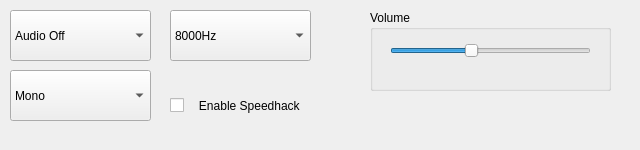
<ui version="4.0" >
 <class>AudioSettingsClass</class>
 <widget class="QWidget" name="AudioSettingsClass" >
  <property name="enabled" >
   <bool>true</bool>
  </property>
  <property name="geometry" >
   <rect>
    <x>0</x>
    <y>0</y>
    <width>640</width>
    <height>150</height>
   </rect>
  </property>
  <property name="contextMenuPolicy" >
   <enum>Qt::DefaultContextMenu</enum>
  </property>
  <property name="windowTitle" >
   <string>AudioSettings</string>
  </property>
  <property name="styleSheet" >
   <string notr="true" />
  </property>
  <widget class="QLabel" name="Audiolabel" >
   <property name="geometry" >
    <rect>
     <x>0</x>
     <y>0</y>
     <width>640</width>
     <height>150</height>
    </rect>
   </property>
   <property name="styleSheet" >
    <string notr="true" />
   </property>
   <property name="text" >
    <string/>
   </property>
  </widget>
  <widget class="QCheckBox" name="speedHackBox" >
   <property name="geometry" >
    <rect>
     <x>170</x>
     <y>90</y>
     <width>251</width>
     <height>31</height>
    </rect>
   </property>
   <property name="text" >
    <string>   Enable Speedhack</string>
   </property>
   <property name="checked" >
    <bool>false</bool>
   </property>
  </widget>
  <widget class="QComboBox" name="sampleRateBox" >
   <property name="geometry" >
    <rect>
     <x>170</x>
     <y>10</y>
     <width>141</width>
     <height>51</height>
    </rect>
   </property>
   <item>
    <property name="text" >
     <string>8000Hz</string>
    </property>
   </item>
   <item>
    <property name="text" >
     <string>11025Hz</string>
    </property>
   </item>
   <item>
    <property name="text" >
     <string>16000Hz</string>
    </property>
   </item>
   <item>
    <property name="text" >
     <string>22050Hz</string>
    </property>
   </item>
   <item>
    <property name="text" >
     <string>44100Hz</string>
    </property>
   </item>
  </widget>
  <widget class="QComboBox" name="stereoBox" >
   <property name="geometry" >
    <rect>
     <x>10</x>
     <y>70</y>
     <width>141</width>
     <height>51</height>
    </rect>
   </property>
   <property name="styleSheet" >
    <string notr="true" />
   </property>
   <item>
    <property name="text" >
     <string>Mono</string>
    </property>
   </item>
   <item>
    <property name="text" >
     <string>Stereo</string>
    </property>
   </item>
  </widget>
  <widget class="QComboBox" name="AudioOnOffBox" >
   <property name="geometry" >
    <rect>
     <x>10</x>
     <y>10</y>
     <width>141</width>
     <height>51</height>
    </rect>
   </property>
   <item>
    <property name="text" >
     <string>Audio Off</string>
    </property>
   </item>
   <item>
    <property name="text" >
     <string>Audio On</string>
    </property>
   </item>
  </widget>
  <widget class="QGroupBox" name="volume" >
   <property name="geometry" >
    <rect>
     <x>370</x>
     <y>10</y>
     <width>241</width>
     <height>81</height>
    </rect>
   </property>
   <property name="title" >
    <string>Volume</string>
   </property>
   <widget class="QSlider" name="volumeSlider" >
    <property name="geometry" >
     <rect>
      <x>20</x>
      <y>20</y>
      <width>201</width>
      <height>41</height>
     </rect>
    </property>
    <property name="maximum" >
     <number>10</number>
    </property>
    <property name="value" >
     <number>4</number>
    </property>
    <property name="sliderPosition" >
     <number>4</number>
    </property>
    <property name="orientation" >
     <enum>Qt::Horizontal</enum>
    </property>
   </widget>
  </widget>
 </widget>
 <layoutdefault spacing="6" margin="11" />
 <resources/>
 <connections/>
</ui>
